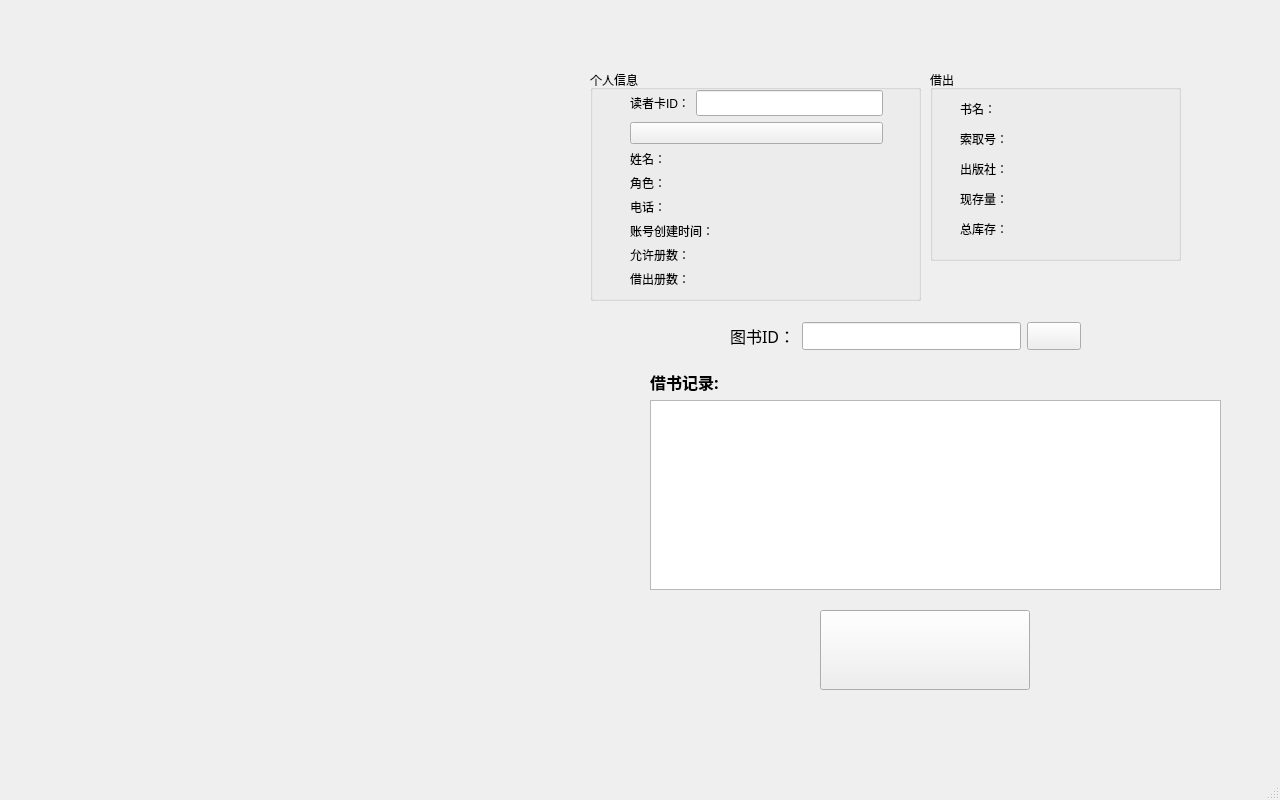
<?xml version="1.0" encoding="UTF-8"?>
<ui version="4.0">
 <class>BookBackW</class>
 <widget class="QMainWindow" name="BookBackW">
  <property name="geometry">
   <rect>
    <x>0</x>
    <y>0</y>
    <width>1280</width>
    <height>800</height>
   </rect>
  </property>
  <property name="windowTitle">
   <string>MainWindow</string>
  </property>
  <widget class="QWidget" name="centralwidget">
   <widget class="QGroupBox" name="groupBox">
    <property name="geometry">
     <rect>
      <x>590</x>
      <y>70</y>
      <width>331</width>
      <height>231</height>
     </rect>
    </property>
    <property name="title">
     <string>个人信息</string>
    </property>
    <widget class="QWidget" name="layoutWidget_2">
     <property name="geometry">
      <rect>
       <x>40</x>
       <y>20</y>
       <width>253</width>
       <height>198</height>
      </rect>
     </property>
     <layout class="QVBoxLayout" name="verticalLayout_3">
      <item>
       <layout class="QHBoxLayout" name="horizontalLayout_14">
        <item>
         <widget class="QLabel" name="label_26">
          <property name="text">
           <string>读者卡ID：</string>
          </property>
         </widget>
        </item>
        <item>
         <widget class="QLineEdit" name="le_reader_id">
          <property name="font">
           <font>
            <pointsize>12</pointsize>
           </font>
          </property>
         </widget>
        </item>
       </layout>
      </item>
      <item>
       <widget class="QPushButton" name="button_search_reader_info">
        <property name="text">
         <string/>
        </property>
       </widget>
      </item>
      <item>
       <layout class="QHBoxLayout" name="horizontalLayout_15">
        <item>
         <widget class="QLabel" name="label_27">
          <property name="text">
           <string>姓名：</string>
          </property>
         </widget>
        </item>
        <item>
         <widget class="QLabel" name="label_reader_name">
          <property name="text">
           <string/>
          </property>
         </widget>
        </item>
       </layout>
      </item>
      <item>
       <layout class="QHBoxLayout" name="horizontalLayout_16">
        <item>
         <widget class="QLabel" name="label_29">
          <property name="text">
           <string>角色：</string>
          </property>
         </widget>
        </item>
        <item>
         <widget class="QLabel" name="label_reader_role">
          <property name="text">
           <string/>
          </property>
         </widget>
        </item>
       </layout>
      </item>
      <item>
       <layout class="QHBoxLayout" name="horizontalLayout_17">
        <item>
         <widget class="QLabel" name="label_31">
          <property name="text">
           <string>电话：</string>
          </property>
         </widget>
        </item>
        <item>
         <widget class="QLabel" name="label_reader_phone_num">
          <property name="text">
           <string/>
          </property>
         </widget>
        </item>
       </layout>
      </item>
      <item>
       <layout class="QHBoxLayout" name="horizontalLayout_18">
        <item>
         <widget class="QLabel" name="label_33">
          <property name="text">
           <string>账号创建时间：</string>
          </property>
         </widget>
        </item>
        <item>
         <widget class="QLabel" name="label_create_time">
          <property name="text">
           <string/>
          </property>
         </widget>
        </item>
       </layout>
      </item>
      <item>
       <layout class="QHBoxLayout" name="horizontalLayout_19">
        <item>
         <widget class="QLabel" name="label_35">
          <property name="text">
           <string>允许册数：</string>
          </property>
         </widget>
        </item>
        <item>
         <widget class="QLabel" name="label_allow_num">
          <property name="text">
           <string/>
          </property>
         </widget>
        </item>
       </layout>
      </item>
      <item>
       <layout class="QHBoxLayout" name="horizontalLayout_20">
        <item>
         <widget class="QLabel" name="label_37">
          <property name="text">
           <string>借出册数：</string>
          </property>
         </widget>
        </item>
        <item>
         <widget class="QLabel" name="label_has_lent_num">
          <property name="text">
           <string/>
          </property>
         </widget>
        </item>
       </layout>
      </item>
     </layout>
    </widget>
   </widget>
   <widget class="QWidget" name="layoutWidget_9">
    <property name="geometry">
     <rect>
      <x>650</x>
      <y>370</y>
      <width>571</width>
      <height>220</height>
     </rect>
    </property>
    <layout class="QVBoxLayout" name="verticalLayout_4">
     <item>
      <widget class="QLabel" name="label_39">
       <property name="font">
        <font>
         <family>微软雅黑 Light</family>
         <pointsize>12</pointsize>
         <weight>75</weight>
         <bold>true</bold>
        </font>
       </property>
       <property name="text">
        <string>借书记录:</string>
       </property>
      </widget>
     </item>
     <item>
      <widget class="QTableView" name="tableView_2"/>
     </item>
    </layout>
   </widget>
   <widget class="QPushButton" name="pushButton_2">
    <property name="geometry">
     <rect>
      <x>820</x>
      <y>610</y>
      <width>210</width>
      <height>80</height>
     </rect>
    </property>
    <property name="font">
     <font>
      <pointsize>20</pointsize>
     </font>
    </property>
    <property name="text">
     <string/>
    </property>
   </widget>
   <widget class="QGroupBox" name="groupBox_2">
    <property name="geometry">
     <rect>
      <x>930</x>
      <y>70</y>
      <width>251</width>
      <height>191</height>
     </rect>
    </property>
    <property name="title">
     <string>借出</string>
    </property>
    <widget class="QWidget" name="layoutWidget_10">
     <property name="geometry">
      <rect>
       <x>30</x>
       <y>30</y>
       <width>201</width>
       <height>17</height>
      </rect>
     </property>
     <layout class="QHBoxLayout" name="horizontalLayout_21">
      <item>
       <widget class="QLabel" name="label_40">
        <property name="text">
         <string>书名：</string>
        </property>
       </widget>
      </item>
      <item>
       <widget class="QLabel" name="label_book_name">
        <property name="text">
         <string/>
        </property>
       </widget>
      </item>
     </layout>
    </widget>
    <widget class="QWidget" name="layoutWidget_11">
     <property name="geometry">
      <rect>
       <x>30</x>
       <y>60</y>
       <width>201</width>
       <height>17</height>
      </rect>
     </property>
     <layout class="QHBoxLayout" name="horizontalLayout_22">
      <item>
       <widget class="QLabel" name="label_42">
        <property name="text">
         <string>索取号：</string>
        </property>
       </widget>
      </item>
      <item>
       <widget class="QLabel" name="label_seek_num">
        <property name="text">
         <string/>
        </property>
       </widget>
      </item>
     </layout>
    </widget>
    <widget class="QWidget" name="layoutWidget_12">
     <property name="geometry">
      <rect>
       <x>30</x>
       <y>90</y>
       <width>201</width>
       <height>17</height>
      </rect>
     </property>
     <layout class="QHBoxLayout" name="horizontalLayout_23">
      <item>
       <widget class="QLabel" name="label_44">
        <property name="text">
         <string>出版社：</string>
        </property>
       </widget>
      </item>
      <item>
       <widget class="QLabel" name="label_press_name">
        <property name="text">
         <string/>
        </property>
       </widget>
      </item>
     </layout>
    </widget>
    <widget class="QWidget" name="layoutWidget_13">
     <property name="geometry">
      <rect>
       <x>30</x>
       <y>120</y>
       <width>201</width>
       <height>17</height>
      </rect>
     </property>
     <layout class="QHBoxLayout" name="horizontalLayout_24">
      <item>
       <widget class="QLabel" name="label_46">
        <property name="text">
         <string>现存量：</string>
        </property>
       </widget>
      </item>
      <item>
       <widget class="QLabel" name="label_current_storage">
        <property name="text">
         <string/>
        </property>
       </widget>
      </item>
     </layout>
    </widget>
    <widget class="QWidget" name="layoutWidget_14">
     <property name="geometry">
      <rect>
       <x>30</x>
       <y>150</y>
       <width>201</width>
       <height>17</height>
      </rect>
     </property>
     <layout class="QHBoxLayout" name="horizontalLayout_25">
      <item>
       <widget class="QLabel" name="label_48">
        <property name="text">
         <string>总库存：</string>
        </property>
       </widget>
      </item>
      <item>
       <widget class="QLabel" name="label_total_storage">
        <property name="text">
         <string/>
        </property>
       </widget>
      </item>
     </layout>
    </widget>
   </widget>
   <widget class="QWidget" name="layoutWidget">
    <property name="geometry">
     <rect>
      <x>730</x>
      <y>320</y>
      <width>351</width>
      <height>32</height>
     </rect>
    </property>
    <layout class="QHBoxLayout" name="horizontalLayout">
     <item>
      <widget class="QLabel" name="label_2">
       <property name="font">
        <font>
         <family>微软雅黑 Light</family>
         <pointsize>12</pointsize>
        </font>
       </property>
       <property name="text">
        <string>图书ID：</string>
       </property>
      </widget>
     </item>
     <item>
      <widget class="QLineEdit" name="le_book_id">
       <property name="font">
        <font>
         <pointsize>13</pointsize>
        </font>
       </property>
      </widget>
     </item>
     <item>
      <widget class="QPushButton" name="button_search_book_info">
       <property name="font">
        <font>
         <pointsize>13</pointsize>
        </font>
       </property>
       <property name="text">
        <string/>
       </property>
      </widget>
     </item>
    </layout>
   </widget>
  </widget>
  <widget class="QMenuBar" name="menubar">
   <property name="geometry">
    <rect>
     <x>0</x>
     <y>0</y>
     <width>1280</width>
     <height>21</height>
    </rect>
   </property>
  </widget>
  <widget class="QStatusBar" name="statusbar"/>
 </widget>
 <resources/>
 <connections/>
</ui>
